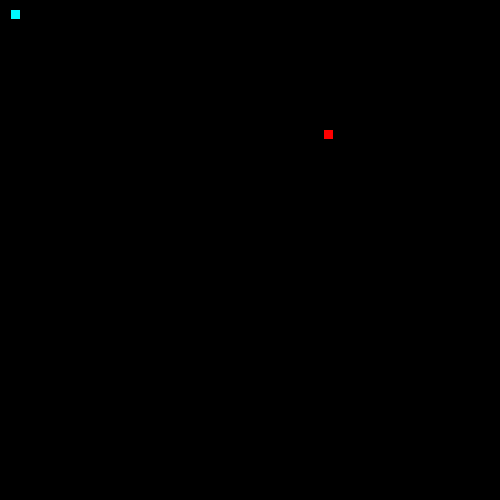
Frame 1 (no input)
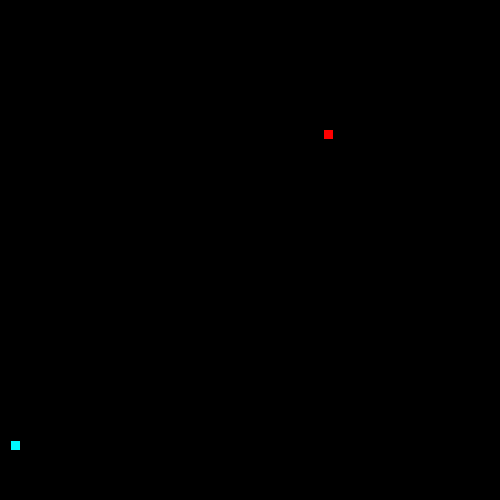
Frame 60 (the mouse pressed at the canvas centre just before this capture)
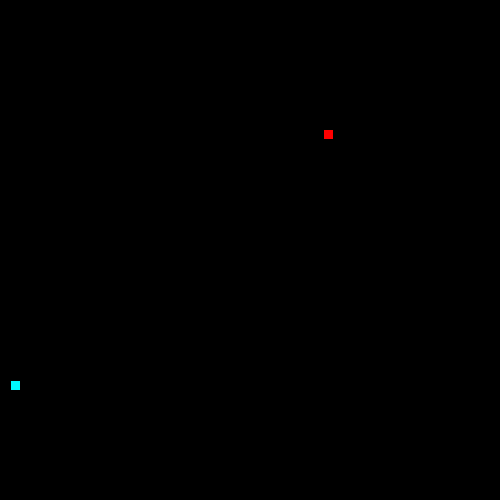
Frame 120 (the mouse held since frame 60 and released just before this capture)

The Processing sketch that drew these frames (run headless with seeded random() and noise(); from frame 60 on, the mouse is pressed at the canvas centre):

// Processing sketch: LeagueSnake
// ── LeagueSnake.pde
//*
// ***** SEGMENT CLASS *****
// This class will be used to represent each part of the moving snake.
//*
 
class Segment {

//Add x and y member variables. They will hold the corner location of each segment of the snake.
int x; 
int y;

// Add a constructor with parameters to initialize each variable.
 Segment (int x,int y){
 this.x = x;
 this.y = y;
 }


}


//*
// ***** GAME VARIABLES *****
// All the game variables that will be shared by the game methods are here
//*
Segment head;
 int foodX, foodY;
  int direction = UP;
  int foodEaten;


//*
// ***** SETUP METHODS *****
// These methods are called at the start of the game.
//*

void setup() {
size (500,500);
 head = new Segment(10,10);
 frameRate(10 );
   dropFood();
 }

void dropFood() {
  //Set the food in a new random location
    foodX = (int)random(500);
    foodY = (int)random(500);
}

//*
// ***** DRAW METHODS *****
// These methods are used to draw the snake and its food 
//*

void draw() {
  background (0,0,0);
  drawFood();
  move();
  drawSnake();
  eat();
}

void drawFood() {
  //Draw the food
  fill (#FF0000);
  rect (foodX,foodY,10,10);
}

void drawSnake() {
  //Draw the head of the snake followed by its tail
  fill (#00F9FF);
  rect (head.x,head.y,10,10);
}
  

//*
// ***** TAIL MANAGEMENT METHODS *****
// These methods make sure the tail is the correct length.
//*

void drawTail() {
  //Draw each segment of the tail 

}

void manageTail() {
  //After drawing the tail, add a new segment at the "start" of the tail and remove the one at the "end" 
  //This produces the illusion of the snake tail moving.
  
}

void checkTailCollision() {
  //If the snake crosses its own tail, shrink the tail back to one segment
  
}


//*
// ***** CONTROL METHODS *****
// These methods are used to change what is happening to the snake
//*

void keyPressed() {
  if (key == CODED){
  
    if (keyCode == UP){
    if (direction != DOWN){
      direction = UP;
    }
    }
    else if (keyCode == DOWN){
    if (direction != UP){
      direction = DOWN;
    }
    else if (keyCode == RIGHT){
      if (direction != LEFT){
       direction = RIGHT; 
      }
    }
    else if (keyCode == LEFT){
     if (direction != RIGHT){
      direction = LEFT; 
     }
    }
}
    
}
} 
void move() {
  //Change the location of the Snake head based on the direction it is moving.
  
  switch(direction) {
  case UP:
    head.y--; 
    break;
  case DOWN:
    head.y++; 
    break;
  case LEFT:
   head.x--; 
    break;
  case RIGHT:
   head.x++; 
    break;
  }
  checkBoundaries();
}

void checkBoundaries() {
 if (head.x <= 0){
   head.x = width-10;
 }
 if (head.x >= width){
   head.x = 0;
 }
 if (head.y <= 0){
   head.y = height-10;
 }
 if (head.y >= height){
   head.y = 0;
 }
 
}



void eat() {
  //When the snake eats the food, its tail should grow and more food appear
  if (head.x == foodX && head.y == foodY){
    foodEaten++;
    dropFood();
  }
  
}
